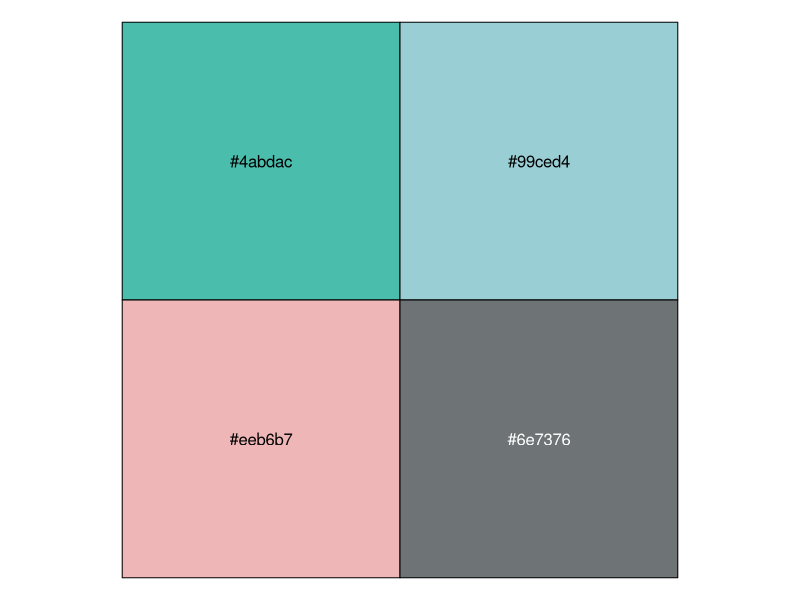
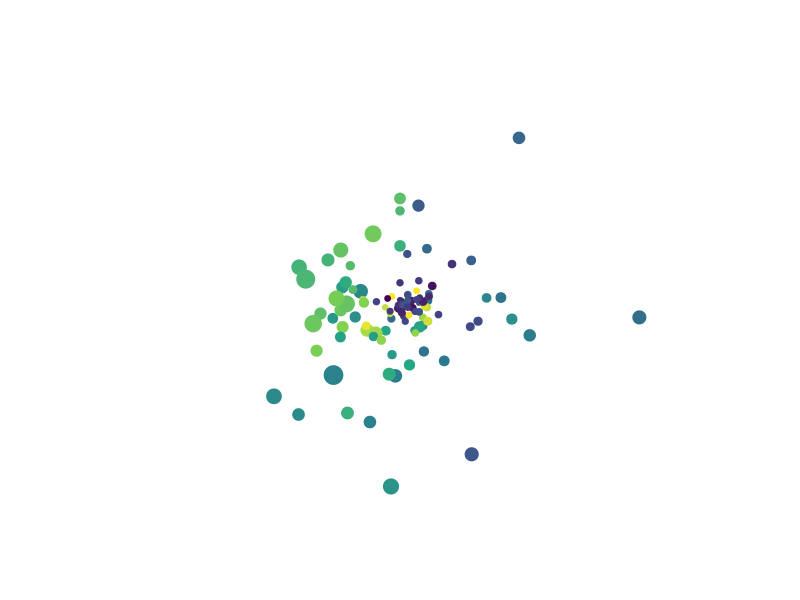
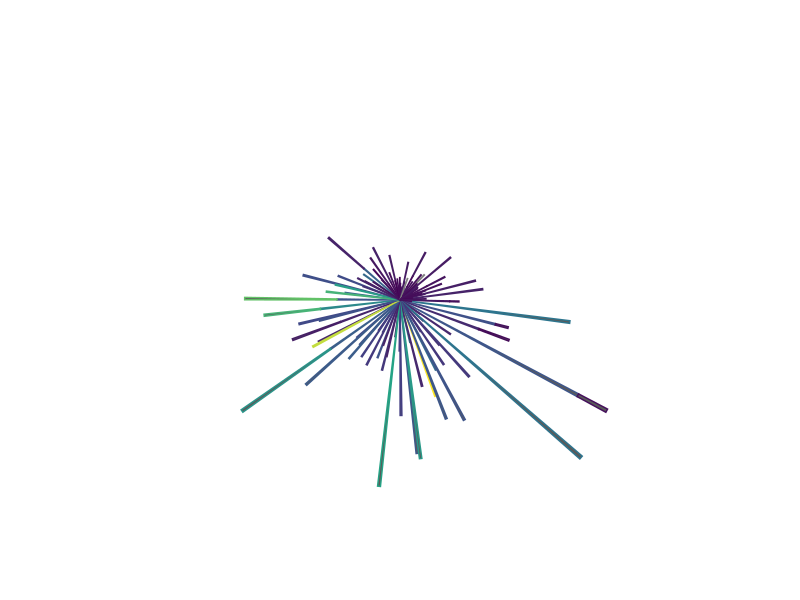
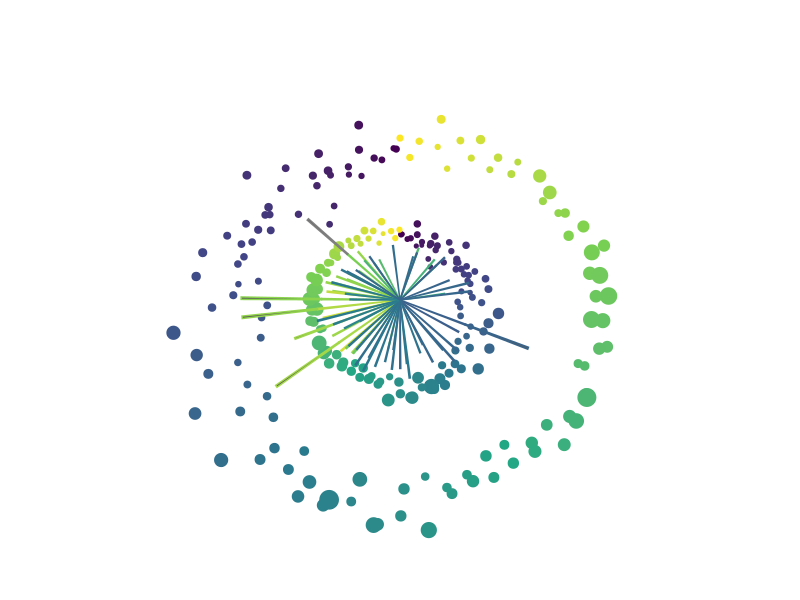

Source code (R) for these figures, in order:
## ---- chunk 1
#| warning: false
#| echo: false
#| label: load-packages-and-data

library(tidyverse)
library(ggthemes)
library(scales)

hab <- read.csv("data/MBF_upload.csv")
## ---- chunk 2
#| warning: false
#| label: building-art-one

#exploring color palettes
sample_canva <- function(seed = NULL) {
  if(!is.null(seed)) set.seed(seed)
  sample(ggthemes::canva_palettes, 1)[[1]]
}
myPal <- sample_canva(seed = 80)
show_col(myPal)


#exploring different values and plots
hab |>
  ggplot(aes(Temp..deg.C., 
             sqrt(Total.Phytoplankton..cells.L.), 
             colour = Day.of.Year..1.365., 
             size = Avg.Chloro..mg.m3.)) + 
  geom_point(show.legend = FALSE) + 
  coord_polar() + 
  theme_void() +
  scale_color_viridis_c()

hab |>
  ggplot(aes(Day.of.Year..1.365., 
             sqrt(Total.Phytoplankton..cells.L.), 
             colour  = Avg.Chloro..mg.m3.)) + 
  geom_bar(stat = "identity", 
           show.legend = FALSE) + 
  coord_polar() + 
  theme_void() +
  scale_color_viridis_c()

hab |>
  ggplot() +
  geom_point(aes(Day.of.Year..1.365., 
             log10(Total.Phytoplankton..cells.L.), 
             colour = Day.of.Year..1.365., 
             size = Avg.Chloro..mg.m3./2),
             show.legend = FALSE) +
  geom_point(aes(abs(366-Day.of.Year..1.365.), 
             log(Total.Phytoplankton..cells.L.), 
             colour = Day.of.Year..1.365., 
             size = Avg.Chloro..mg.m3.),
             show.legend = FALSE) +
  geom_bar(aes(Day.of.Year..1.365., 
              log10(Akashiwo.sanguinea..cells.L.), 
              colour  = Temp..deg.C.*20),
           stat = "identity", 
           show.legend = FALSE) +
  geom_bar(aes(Day.of.Year..1.365., 
              log10(Pseudo.nitzschia.seriata.group..cells.L.), 
              colour  = Temp..deg.C.*10),
           stat = "identity", 
           show.legend = FALSE) +
  coord_polar() + 
  theme_void() +
  scale_color_viridis_c()

#IDEAS
#maybe add a GIF component, add some spin by changing the polar coords (x+1 or something) with gganimate?

## ---- chunk 3
#| warning: false
#| label: building-art-two

#Purely generative, using some fractals/polygons?
